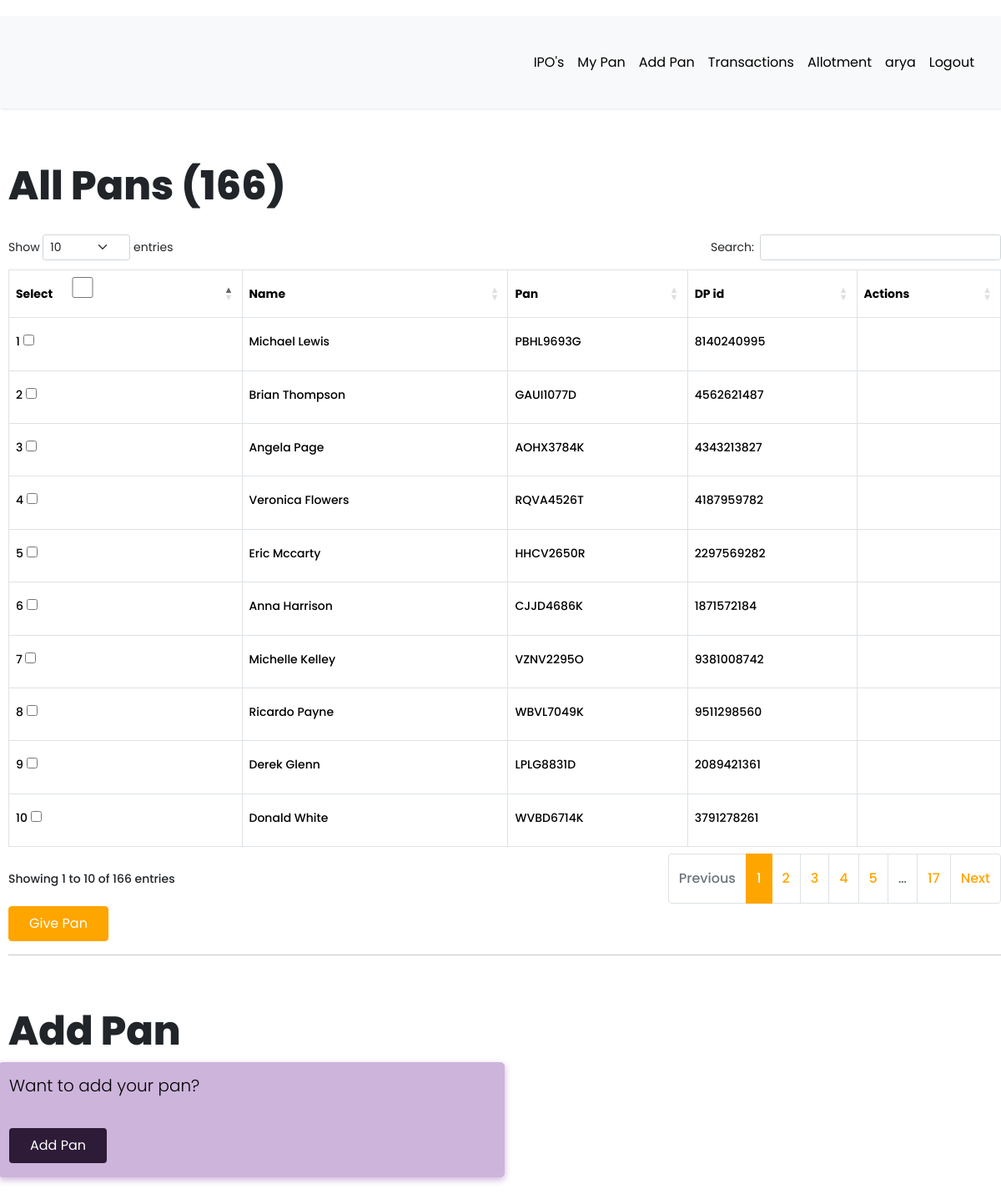
The page /available-pans?transaction_id=1 (signed in) on the database as committed earlier.
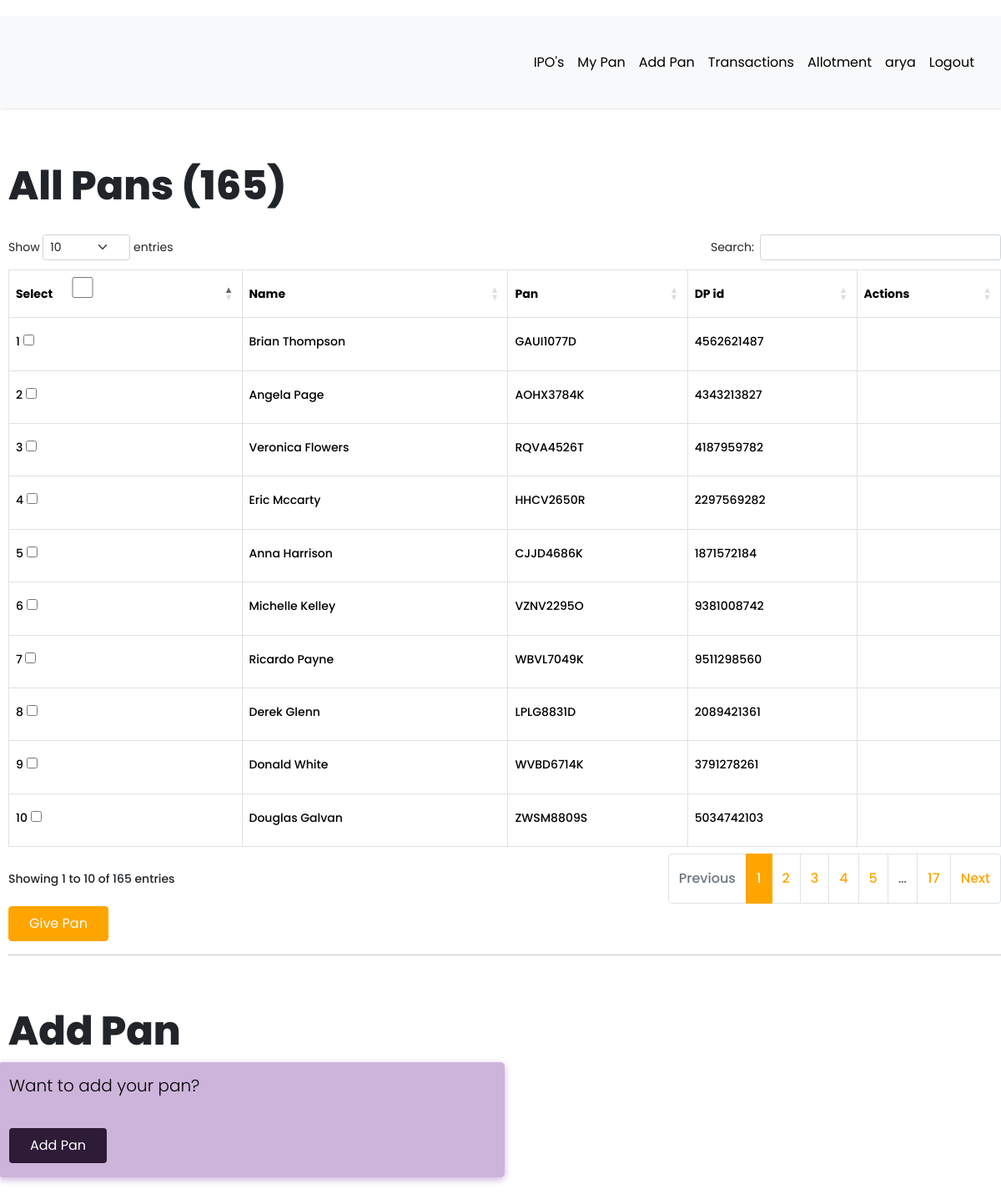
The same page on the database as committed later.
### app/models.py (models this page shows)
class Pan(db.Model):
    __tablename__ = "pan"
    id = db.Column(db.Integer, primary_key=True)
    name = db.Column(db.String(64), nullable=True)
    pan_number = db.Column(db.String(64), nullable=False)
    dp_id = db.Column(db.String(64), nullable=True)
    timestamp = db.Column(db.DateTime, default=datetime.utcnow, nullable=True)
    seller_id = db.Column(db.Integer, db.ForeignKey("seller.id", ondelete="CASCADE", name="fk_pan_seller_id"), nullable=False)
    seller = db.relationship("Seller", backref=db.backref("pan", cascade="all, delete-orphan"), foreign_keys=[seller_id], passive_deletes=True)
    __table_args__ = (UniqueConstraint('pan_number', 'seller_id', name='_seller_pan_uc'),)

### app/routes.py (the view, shortened to what this page needs)
@app.route("/available-pans", methods=["GET", "POST"])
@login_required
def available_pans():
    if current_user.type == "seller":
        transaction_id = request.args.get("transaction_id", type=int)
        transaction = Transaction.query.get_or_404(transaction_id)
        count = count_pan(transaction_id)
        if request.method == "GET":
            pans = Pan.query.filter_by(seller_id=current_user.id).all()
            all_pans = len(pans)
            return render_template(
                "transaction/available_pans.html",
                title="All Pans",
                pans=pans,
                all_pans=all_pans,
                transaction=transaction  # Pass transaction to template to use its details
            )
    else:
        flash("You are not authorized to view this page.")
        return redirect(url_for("index"))

### app/models.py (called while the page is built)
@login.user_loader
def load_user(id):
    return User.query.get(int(id))

    @property
    def is_active(self):
        return self.active

### app/routes.py (called while the page is built)
def count_pan(transaction_id):
    count = TransactionPan.query.filter_by(transaction_id=transaction_id).count()
    return count

### app/templates/transaction/available_pans.html (shortened to what this page needs)
{% extends 'base.html' %}
{% block current_user_content %}
<div class="container-fluid content" style="padding: 0px; padding-left: 10px;">
    <div class="row">
        <div class="col-md-12">
            <h1 class="mt-4 mb-4">{{ title }} ({{ all_pans }})</h1>
        </div>
    </div>
    <div class="row pans">
        <div class="col-md-12">
            <div class="table-responsive">
                <form id="checkbox-form" action="{{ url_for('available_pans', transaction_id=transaction.id) }}" method="post">
                    <table data-bs-toggle="table" data-fixed-header="true" data-height="400" id="data" class="table table-hover table-bordered">
                        <thead>
                            <tr>
                                <th data-priority="1">Select  &nbsp;<input type="checkbox" id="select-all"    style=" width: 60px;
                                    padding-top: 10rem;
                                    height: 25px;"
                                > </th>
                                <th data-priority="4">Name</th>
                                <th data-priority="3">Pan</th>
                                <th data-priority="5">DP id</th>
                                <th data-priority="8">Actions</th>
                            </tr>
                        </thead>
                        <tbody>
                            {% for pan in pans %}
                            <tr>
                                <td>{{ loop.index }}  <input type="checkbox" name="ID[]" value="{{ pan.id }}"></td>
                                <td>{{ pan.name }}</td>
                                <td>{{ pan.pan_number }}</td>
                                <td>{{ pan.dp_id }}</td>
                                <td>
                                </td>
                            </tr>
                            {% endfor %}
                        </tbody>
                    </table>
                    <button type="submit" id="submit-btn" class="btn btn-primary">Give Pan</button>
                </form>
            </div>
        </div>
    </div>
    <hr>
    <br>
    <div class="row">
        <br>
        <h1>Add Pan</h1>
        <div class="col-md-6 success">
            <p style="color: black;">
                Want to add your pan? <br><br>
                <a class="btn" style="background-color: #2d1b37; color: white;" href=" {{ url_for('add_pan') }} ">
                    Add Pan
                </a>
            </p>
        </div>
    </div>
</div>
{% endblock %}

Rows that differ between the two databases and show on the page:
removed Pan: name "Michael Lewis", pan_number "PBHL9693G", dp_id "8140240995"
now on this page (row unchanged): Pan: name "Douglas Galvan", pan_number "ZWSM8809S", dp_id "5034742103"
Other text that changed with them:
{{ all_pans }}: "166" → "165"
text written by a page script: "Show entries Search: Showing 1 to 10 of 166 entries Previous 1 2 3 4 5 … 17 Next" → "Show entries Search: Showing 1 to 10 of 165 entries Previous 1 2 3 4 5 … 17 Next"
